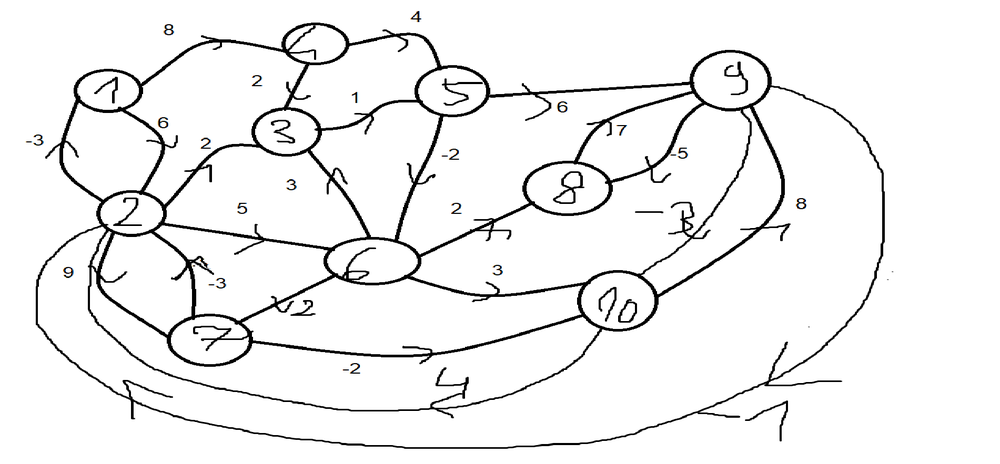
#> input picture graf_skierowany.png, 1000 x 464 px, shrunk from 1901 x 883 before the run
$ jupyter execute Lab4.ipynb
#> lines starting #> are read from the running program, lines starting #| are printed output that depends on the picture
## Algorytmy grafowe – najkrótsza ścieżka w grafie

Patryk Łyczko, 406785 <br>
EAIiIB, <br>
22.03.2022 <br>

[cell 1]
import numpy as np
import networkx as nx
import matplotlib.pyplot as plt
import cv2

[cell 2]
## Algorytm Algorytm Bellmana-Forda
def Bellman_Ford(G, weight):
    ## G - graf
    ## weight - wagi


    ## Zmienne pomocnicze: d - lista wartosći dróg z wierzchołka 0,
    # V - tablica wierzchołków G, V_len liczba wierzchołków
    d = []
    V = [i for i in G.keys()]
    V_len = len(V)

    ## ustawiamy wektor długości na wartości inf
    d = [np.inf] * (V_len + 1)
    d[V_len] = 0 # na ostatniej pozycji ustawiamy wartość 0,
                #wartość ta jest poza liczba wierzchołków


    ## Będziemy dodawali do listy [wierzchołek, wierzchołek, waga miedzy wierzchołkami]
    # aby otrzymać połączenia pomiędzy nimi
    ## interujemy po całej macierzy wag (weight) jeżeli waga nie wynosi
    # inf albo 0 dodajemy ją do wektora
    val = []
    for i in range(V_len):
        for j in range(V_len):
            if weight[i][j] != np.inf and weight[i][j] != 0:
                val.append([i, j, weight[i][j]])
    ## Dodajemy dla naszych ostatnich miejsc połączenia o wagach 0
    ## Są to połączenia z wierzchołkiem 0 (dodanym na potrzeby algorytmu)
    # z innymi, wagi ustawione na 0
    for i in range(V_len):
        val.append([V_len, i, 0])

    # Pętla przez wszystkie wierzchołki, dla każdego wierzchołka z połączeniami
    # jezeli nie wynosi on inf oraz jezeli jego długosc i waga sa mniejsze
    # niz droga dla wierzchołka koncowego to ustaw droge do wierzcholka koncowego na to wartosc
    for i in range(V_len):
        for (star, meta, value) in val:
            if ((d[star] != np.inf) and (d[star] + value < d[meta])):
                d[meta] = d[star] + value

    d_check = d.copy()
    ## Sprawdzenie cyklu ujemnego
    for (star, meta, value) in val:
            if ((d[star] != np.inf) and (d[star] + value < d[meta])):
                d[meta] = d[star] + value

    for i in range(len(d)):
        if d_check[i] != d[i]:
            return []
    # print(d_check)
    # print(d)
    # print(d_check)

    d.pop() ## usuwamy ostatni element z listy dla drogi do dodanego wierzchołka
    return d

[cell 3]
def Dijkstra(G,weight, start):
    ## G - graf
    ## weight - macierz wag
    ## start - wierzchołek startowy

    ## Zmienne pomocnicze: V - wierzchołki G,
    #                      d - droga do wierzchołka (wierzchołek: droga),
    #                      p - połączenia (wierzchołek: wierzchołek)
    V = [i for i in G.keys()]
    d = {}
    p = {}

    #Ustawiamy długości dla wierzchołków na inf, a połączenia na wierzchołek 0
    for u in V:
        d[u] = np.inf
        p[u] = 0

    # Kopiujemy zmienna V, wyciagamy z niej wartosc startowa, ustawiamy
    # droge do niego na 0
    Q = V.copy()
    Q.remove(start)
    d[start] = 0
    u_prime = start ## wierzchołek poprzedni

    ## Dopóki nie wykorzystaliśmy wszystkich wierzchołków
    ## Dla każdego wierzchołka u należącego do Q i do G[u_prime] jeżeli wartosc
    #  drogi wierzch u_prime i wagi miedzy nim a u jest mniejsza
    ## niz wartosc drogi do u to ustaw ta wartosc jako droga do u
    ## Ustaw w słowniku p połączenie
    while len(Q) != 0:
        for u in Q:
            N = G[u_prime]
            if u in N:
                if d[u_prime] + weight[u_prime - 1, u - 1] < d[u]:
                    d[u] = d[u_prime] + weight[u_prime - 1, u - 1]
                    p[u] = u_prime

        ## Wybieramy najkrótsza droge i zapisujemy ją jako wierzchołek poprzedni
        min_val = np.inf
        for u in Q:
            if d[u] < min_val:
                min_val = d[u]
                u_prime = u

        ## Usuwamy nowo wybrany wierzchołek
        # print(Q)
        # print(u_prime)
        Q.remove(u_prime)

    return d, p

[cell 4]
def Johnsona(G, weight):
    ## G - graf
    ## weight - macierz wag

    ## Zmienne pomocnicze
    V = [i for i in G.keys()]
    V_len = len(V)

    ## Zwracany jest wektor do modyfikacji wag orginalnego grafu
    mod_Weig = Bellman_Ford(G, weight)
    # print(mod_Weig)
    if mod_Weig == []:
        return []


    ## Nowa macierz wag, zmieniamy wagi aby nie pojawiły się wagi ujemne
    mod_weight_graph = np.zeros((V_len,V_len))
    for i in range(V_len):
        for j in range(V_len):
            if weight[i][j] != 0:
                mod_weight_graph[i][j] = weight[i][j] + mod_Weig[i] - mod_Weig[j]

    # print(mod_weight_graph)
    traces = [Dijkstra(G, mod_weight_graph,i) for i in range(1, V_len + 1)]


    ## Poprawienie wartości wag na prawidłowe
    for i in range(V_len):
        val = traces[i][0]
        for j in range(0, V_len):
            (traces[i][0])[j + 1] = (traces[i][0])[j + 1] - mod_Weig[i]  + mod_Weig[j]


    return traces

## Zadanie 2

Ważnymi własnościami z punktu widzenia algorytmu jest liczba wierzchołków oraz stopnień wierzchołka, obecność ujemnych cykli - algorytm wtedy nie zadziała poprawnie

[cell 5]
def vis_graph(way):
    edges = []
    for key,val in way.items():
        if key*val !=0:
            edges.append((key,val))

    Graph = nx.Graph()
    nodes = range(1,11)
    Graph.add_nodes_from(nodes)
    Graph.add_edges_from(edges)

    fig = plt.figure()
    pos = nx.spring_layout(Graph)
    nx.draw_networkx_nodes(Graph,pos,node_color='b', node_size=1000)
    nx.draw_networkx_edges(Graph, pos, width=2,alpha=1, edge_color='g')
    labels = {i:str(i) for i in range(1,11)}
    nx.draw_networkx_labels(Graph,pos,labels=labels, font_size=10)

    plt.show()

#### Przykład dla grafu skierowanego z ujemnymi wagami, bez ujemnego cyklu

[cell 6]
G={1: [2,4],
    2: [1,3,6,7],
    3: [5],
    4: [3,5],
    5: [6,9],
    6: [3,7,8,10],
    7: [2,10],
    8: [9],
    9: [2,8,10],
    10: [2,9]}
INF = np.inf
weight = np.array([[0,6,INF,8,INF,INF,INF,INF,INF,INF],#1
                [-3,0,2,INF,INF,5,9,INF,INF,INF],#2
                [INF,INF,0,INF,1,INF,INF,INF,INF,INF],#3
                [INF,INF,2,0,4,INF,INF,INF,INF,INF],#4
                [INF,INF,INF,INF,0,-2,INF,INF,6,INF],#5
                [INF,INF,3,INF,INF,0,2,2,INF,3],#6
                [INF,-3,INF,INF,INF,INF,0,INF,INF,-2],#7
                [INF,INF,INF,INF,INF,INF,INF,0,7,INF],#8
                [INF,-1,INF,INF,INF,INF,INF,-5,0,-3],#9
                [INF,4,INF,INF,INF,INF,INF,INF,8,0]])#10

I = cv2.imread("graf_skierowany.png")
#> I is the input picture: shape (464, 1000, 3); mean B, G, R 240.9, 240.9, 240.9
plt.figure(figsize=(10,10))
plt.imshow(I)
plt.xticks([])
plt.yticks([])
plt.show()

# od 0 do max 10
for i in range(2):
    to_unpack = Johnsona(G, weight)
    if to_unpack == []:
        print("Posiada cykl ujemny")
        break
    to_unpack = Johnsona(G, weight)[i]
    val, road = to_unpack
    print("{} : \n".format(i + 1))
    print(val)
    vis_graph(road)
#> this loop made 2 passes
#> pass 1, in vis_graph, `plt.show()`:
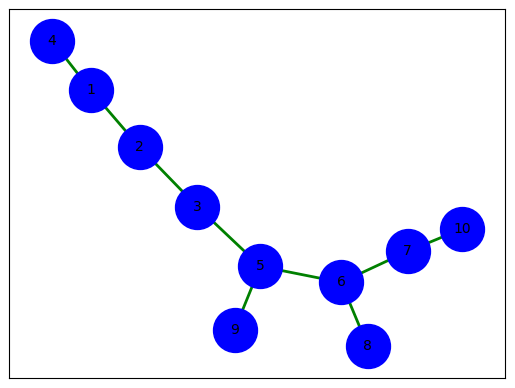
#> figure drawn by matplotlib, 1 panel
#> pass 2, in vis_graph (call 2), `plt.show()`:
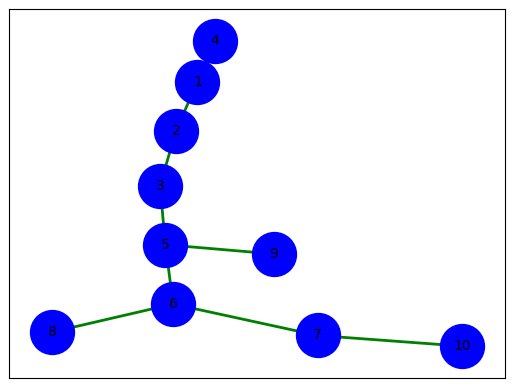
#> figure drawn by matplotlib, 1 panel

## Przedstawienie drzew rozpinających jako najkrótszej drogi i wartosci dojscia do
# kolejnych wierzchołków (W razie potrzeby zmienic zakres petli)

#### Przykład dla grafu skierowanego z takimi samymi wagami w obie strony, z wagami dodatnimi

[cell 7]
G={1: [2,3,5],
    2: [1,4,7],
    3: [1,4,5,6,9],
    4: [2,3,6,7,8,9],
    5: [1,3,6,9],
    6: [3,4,5,7,10],
    7: [2,4,6,8],
    8: [4,7,10],
    9: [3,4,5,10],
    10: [6,8,9]}
INF = np.inf
weight = np.array([[0,2,1,INF,3,INF,INF,INF,INF,INF],#1
                [2,0,INF,3,INF,INF,5,INF,INF,INF],#2
                [1,INF,0, 7,1,2,INF,INF,8,INF],#3
                [INF,3,7,0,INF,4,4,3,1,INF],#4
                [3,INF,1,INF,0,3,INF,INF,7,INF],#5
                [INF,INF,2,4,3,0,3,INF,INF,1],#6
                [INF,5,INF,4,INF,3,0,2,INF,INF],#7
                [INF,INF,INF,3,INF,INF,2,0,INF,2],#8
                [INF,INF,8,1,7,INF,INF,INF,9,1],#9
                [INF,INF,INF,INF,INF,1,INF,2,1,0]])#10

I = cv2.imread("graf.png")
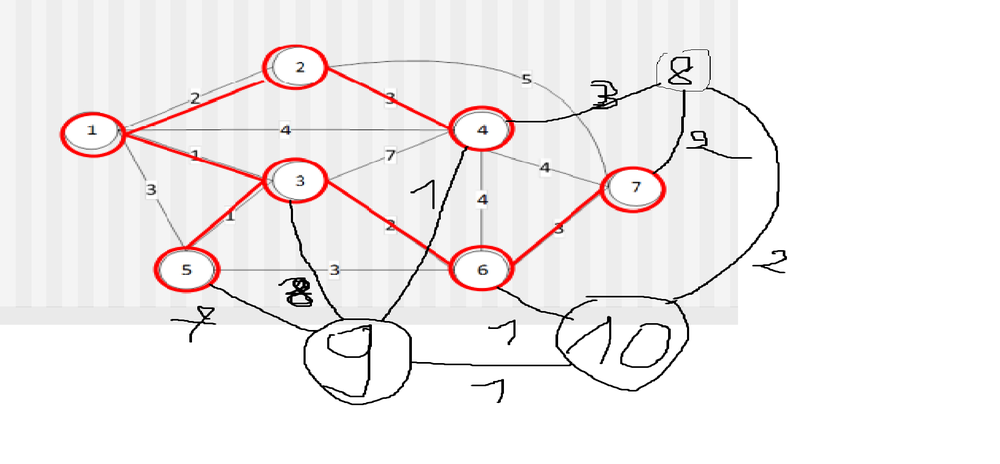
#> input picture graf.png, 1000 x 464 px, shrunk from 1901 x 883 before the run
#> I is the input picture: shape (464, 1000, 3); mean B, G, R 239.5, 239.5, 243.2
plt.figure(figsize=(10,10))
plt.imshow(I)
plt.xticks([])
plt.yticks([])
plt.show()

for i in range(3,5):
    to_unpack = Johnsona(G, weight)
    if to_unpack == []:
        print("Posiada cykl ujemny")
        break
    to_unpack = Johnsona(G, weight)[i]
    val, road = to_unpack
    print("{} : \n".format(i + 1))
    print(val)
    vis_graph(road)
#> this loop made 2 passes
#> pass 1, in vis_graph (call 3), `plt.show()`:
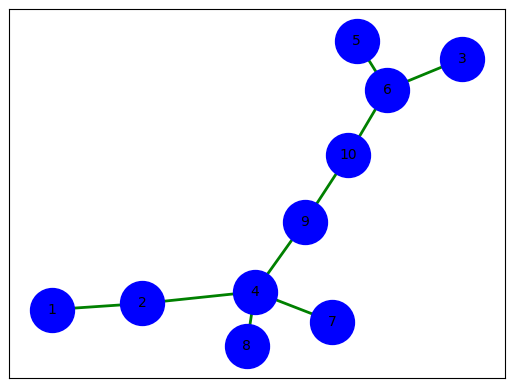
#> figure drawn by matplotlib, 1 panel
#> pass 2, in vis_graph (call 4), `plt.show()`:
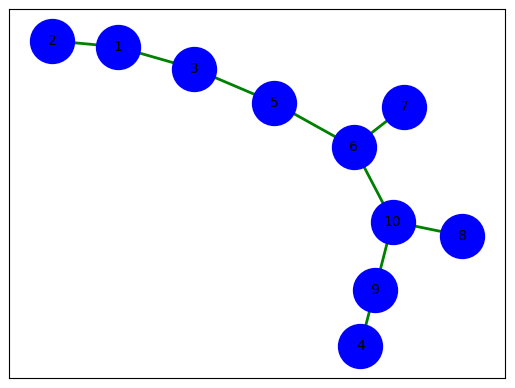
#> figure drawn by matplotlib, 1 panel

#### Graf skierowany z cyklem ujemnym

[cell 8]
G = {1: [2],
    2: [3],
    3: [4],
    4: [1]}

weight = np.array([[0, 1, INF, INF],
                    [INF,0,-1,INF],
                    [INF,INF,0,-1],
                    [-1,INF,INF,0]])

I = cv2.imread("graf_neg_cycle.png")
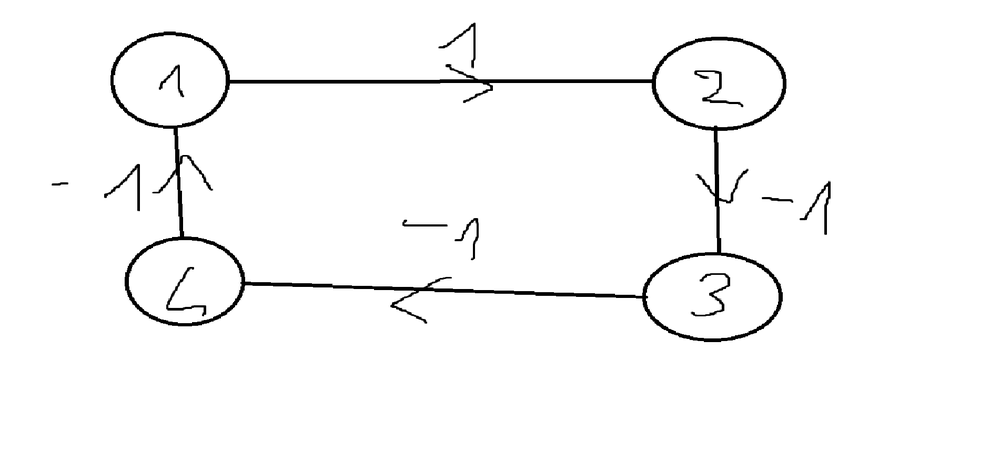
#> input picture graf_neg_cycle.png, 1000 x 464 px, shrunk from 1901 x 883 before the run
#> I is the input picture: shape (464, 1000, 3); min 0, max 255, mean 248.6
plt.figure(figsize=(10,10))
plt.imshow(I)
plt.xticks([])
plt.yticks([])
plt.show()

for i in range(2):
    to_unpack = Johnsona(G, weight)
    if to_unpack == []:
        print("Posiada cykl ujemny")
        break
    to_unpack = Johnsona(G, weight)[i]
    val, road = to_unpack
    print("{} : \n".format(i + 1))
    print(val)
    vis_graph(road)
